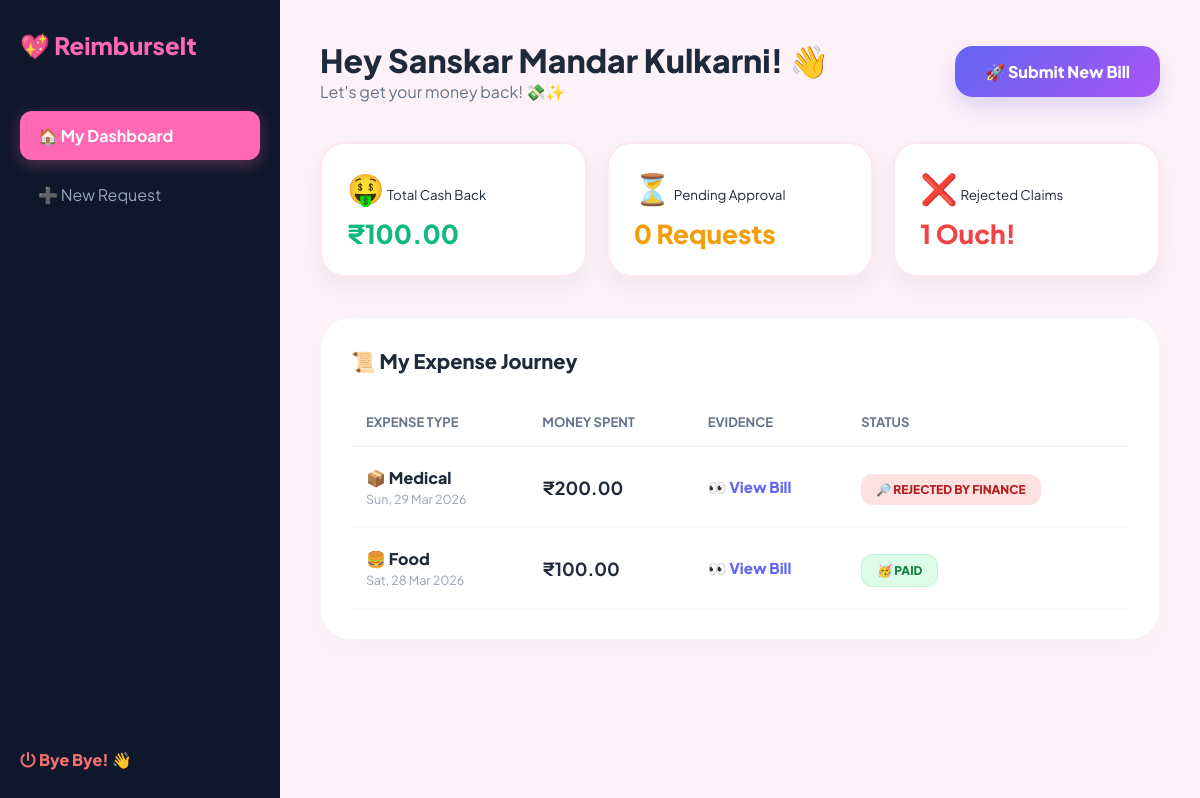
Page /dashboards/user.php (signed in) on the committed database.
### tables this page shows
CREATE TABLE `expenses` (
  `id` int(11) NOT NULL,
  `employee_id` int(11) NOT NULL,
  `amount` decimal(15,2) NOT NULL,
  `currency` varchar(10) DEFAULT 'INR',
  `category` varchar(50) DEFAULT NULL,
  `description` text DEFAULT NULL,
  `date` date NOT NULL,
  `bill_img` varchar(255) DEFAULT NULL,
  `status` varchar(100) NOT NULL DEFAULT 'Pending',
  `created_at` timestamp NOT NULL DEFAULT current_timestamp()
);

### dashboards/user.php (the view, shortened to what this page needs)
<?php
require_once '../db.php';
$user_id = $_SESSION['user_id'];
$user_name = $_SESSION['user_name'];
$total_paid = $conn->query("SELECT SUM(amount) as total FROM expenses WHERE employee_id = '$user_id' AND status = 'Paid'")->fetch_assoc()['total'] ?? 0;
$pending_count = $conn->query("SELECT COUNT(*) as count FROM expenses WHERE employee_id = '$user_id' AND status != 'Paid' AND status NOT LIKE 'Rejected%'")->fetch_assoc()['count'] ?? 0;
$rejected_count = $conn->query("SELECT COUNT(*) as count FROM expenses WHERE employee_id = '$user_id' AND status LIKE 'Rejected%'")->fetch_assoc()['count'] ?? 0;
$history_res = $conn->query("SELECT * FROM expenses WHERE employee_id = '$user_id' ORDER BY id DESC");
?>
<!DOCTYPE html>
<html lang="en">
<head>
    <link rel="stylesheet" href="https://cdnjs.cloudflare.com/ajax/libs/font-awesome/6.4.0/css/all.min.css">
</head>
<body>
<div class="sidebar">
    <div class="logo">💖 ReimburseIt</div>
    <ul class="nav-links">
        <li><a class="active">🏠 My Dashboard</a></li>
        <li><a onclick="openModal()">➕ New Request</a></li>
    </ul>
    <a href="../loginsystem/logout.php" style="color:#f87171; text-decoration:none; font-weight:800; position:absolute; bottom:30px;"><i class="fas fa-power-off"></i> Bye Bye! 👋</a>
</div>
<div class="main-content">
    <div class="header">
        <div>
            <h1 style="font-size: 32px; font-weight: 800;">Hey <?php echo $user_name; ?>! 👋</h1>
            <p style="color: #64748b;">Let's get your money back! 💸✨</p>
        </div>
        <button class="btn-main" onclick="openModal()">🚀 Submit New Bill</button>
    </div>
    <div class="stats-grid">
        <div class="stat-card">
            <span style="font-size: 30px;">🤑</span>
            <small>Total Cash Back</small>
            <h3 style="color: var(--success);">₹<?php echo number_format($total_paid, 2); ?></h3>
        </div>
        <div class="stat-card">
            <span style="font-size: 30px;">⏳</span>
            <small>Pending Approval</small>
            <h3 style="color: var(--warning);"><?php echo $pending_count; ?> Requests</h3>
        </div>
        <div class="stat-card">
            <span style="font-size: 30px;">❌</span>
            <small>Rejected Claims</small>
            <h3 style="color: var(--danger);"><?php echo $rejected_count; ?> Ouch!</h3>
        </div>
    </div>
    <div class="content-section">
        <div class="section-title">📜 My Expense Journey</div>
        <table>
            <thead>
                <tr>
                    <th>Expense Type</th>
                    <th>Money Spent</th>
                    <th>Evidence</th>
                    <th>Status</th>
                </tr>
            </thead>
            <tbody>
                <?php while($row = $history_res->fetch_assoc()): ?>
                <tr>
                    <td>
                        <div style="font-weight: 800; font-size: 16px;">
                            <?php
                                if($row['category'] == 'Food') echo "🍔 ";
                                elseif($row['category'] == 'Travel') echo "✈️ ";
                                elseif($row['category'] == 'Internet') echo "🌐 ";
                                else echo "📦 ";
                                echo $row['category'];
                            ?>
                        </div>
                        <small style="color: #94a3b8;"><?php echo date('D, d M Y', strtotime($row['date'])); ?></small>
                    </td>
                    <td><b style="font-size: 18px;">₹<?php echo number_format($row['amount'], 2); ?></b></td>
                    <td><a href="../uploads/<?php echo $row['bill_img']; ?>" target="_blank" style="color:var(--primary); font-weight:800; text-decoration:none;">👀 View Bill</a></td>
                    <td>
                        <?php $s_class = str_replace(' ', '-', $row['status']); ?>
                        <span class="status-badge status-<?php echo $s_class; ?>">
                            <?php
                                if($row['status'] == 'Pending') echo "😴 " . $row['status'];
                                elseif($row['status'] == 'Paid') echo "🥳 " . $row['status'];
                                else echo "🔎 " . $row['status'];
                            ?>
                        </span>
                    </td>
                </tr>
                <?php endwhile; ?>
            </tbody>
        </table>
    </div>
</div>
</body>
</html>

### dashboards/user.php (style rules this page uses)
:root { --primary: #6366f1; --success: #10b981; --warning: #f59e0b; --danger: #ef4444; --sidebar: #0f172a; --bg: #fdf2f8; }
* { margin: 0; padding: 0; box-sizing: border-box; font-family: 'Plus Jakarta Sans', sans-serif; }
body { background-color: var(--bg); display: flex; color: #1e293b; min-height: 100vh; overflow-x: hidden; }
.sidebar { width: 280px; background: var(--sidebar); height: 100vh; position: fixed; padding: 30px 20px; color: white; z-index: 100; }
.logo { font-size: 24px; font-weight: 800; color: #ff69b4; margin-bottom: 50px; display: flex; align-items: center; gap: 10px; }
.nav-links { list-style: none; }
.nav-links a { color: #94a3b8; text-decoration: none; padding: 14px 18px; display: flex; align-items: center; gap: 12px; border-radius: 12px; transition: 0.3s; margin-bottom: 10px; cursor: pointer; }
.nav-links a.active { background: #ff69b4; color: white; font-weight: 700; box-shadow: 0 4px 15px rgba(255,105,180,0.3); }
.main-content { margin-left: 280px; padding: 40px; width: calc(100% - 280px); overflow-y: auto; }
.header { display: flex; justify-content: space-between; align-items: center; margin-bottom: 40px; }
.stats-grid { display: grid; grid-template-columns: repeat(3, 1fr); gap: 20px; margin-bottom: 40px; }
.stat-card { background: white; padding: 25px; border-radius: 24px; box-shadow: 0 10px 25px rgba(0,0,0,0.05); border: 2px solid #fce7f3; transition: 0.3s; }
.stat-card h3 { font-size: 26px; font-weight: 800; margin-top: 10px; }
.content-section { background: white; border-radius: 30px; padding: 30px; margin-bottom: 30px; border: 1px solid #f1f5f9; box-shadow: 0 10px 30px rgba(0,0,0,0.02); }
.section-title { font-size: 20px; font-weight: 800; margin-bottom: 25px; display: flex; align-items: center; gap: 10px; }
table { width: 100%; border-collapse: collapse; }
th { text-align: left; padding: 15px; color: #64748b; font-size: 13px; font-weight: 700; text-transform: uppercase; border-bottom: 2px solid #f1f5f9; }
td { padding: 20px 15px; border-bottom: 1px solid #f8fafc; font-size: 15px; }
.status-badge { padding: 8px 15px; border-radius: 12px; font-size: 12px; font-weight: 800; text-transform: uppercase; }
.status-Paid { background: #dcfce7; color: #15803d; border: 1px solid #bbf7d0; }
.status-Rejected-by-Manager, .status-Rejected-by-Finance { background: #fee2e2; color: #b91c1c; }
.btn-main { background: linear-gradient(135deg, #6366f1, #a855f7); color: white; padding: 15px 30px; border-radius: 18px; border: none; font-weight: 800; cursor: pointer; font-size: 16px; box-shadow: 0 10px 20px rgba(99,102,241,0.2); transition: 0.3s; }

### rows in the picture
expenses: category "Medical", date "Sun, 29 Mar 2026", amount "200.00", status "REJECTED BY FINANCE"
expenses: category "Food", date "Sat, 28 Mar 2026", amount "100.00", status "PAID"

### other values in the picture
$user_name "Sanskar Mandar Kulkarni"
$total_paid "100.00"
$pending_count "0"
$rejected_count "1"
